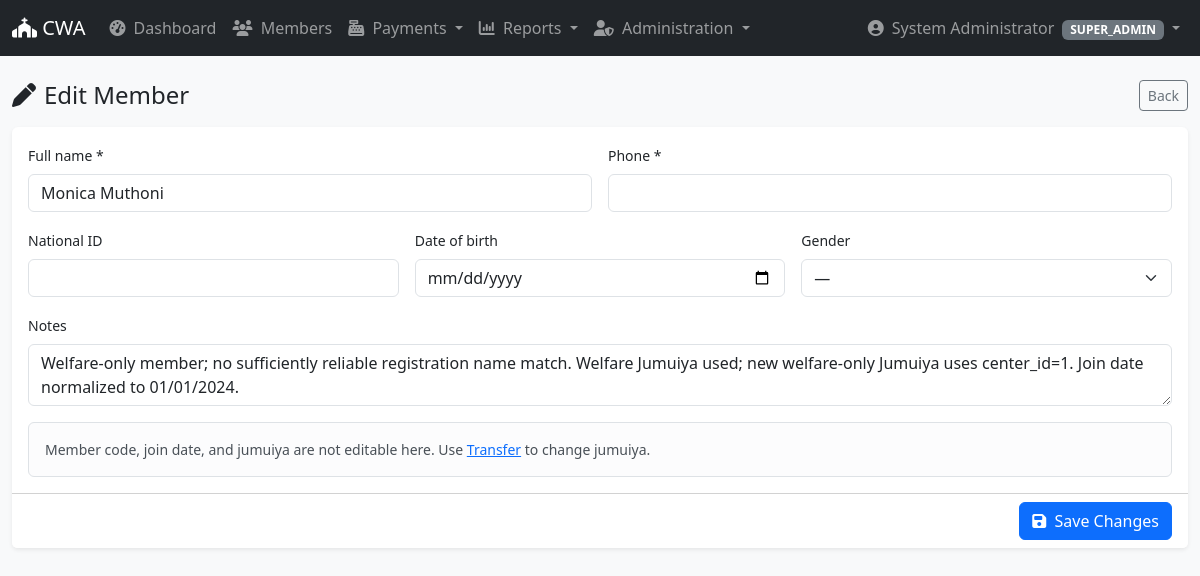
The page /members/edit.php?id=962 (signed in) on the database its author committed.
### tables this page shows
CREATE TABLE `members` (
  `id` int(10) unsigned NOT NULL AUTO_INCREMENT,
  `member_code` varchar(20) NOT NULL,
  `full_name` varchar(150) NOT NULL,
  `phone` varchar(30) DEFAULT NULL,
  `id_number` varchar(30) DEFAULT NULL,
  `gender` enum('MALE','FEMALE','OTHER') DEFAULT NULL,
  `date_of_birth` date DEFAULT NULL,
  `join_date` date DEFAULT NULL,
  `join_month` tinyint(3) unsigned NOT NULL,
  `jumuiya_id` int(10) unsigned NOT NULL,
  `status` enum('ACTIVE','INACTIVE','TRANSFERRED','DECEASED','LEFT','SUSPENDED') NOT NULL DEFAULT 'ACTIVE',
  `photo` varchar(255) DEFAULT NULL,
  `notes` text DEFAULT NULL,
  `created_by` int(10) unsigned DEFAULT NULL,
  `updated_by` int(10) unsigned DEFAULT NULL,
  `created_at` datetime NOT NULL DEFAULT current_timestamp(),
  `updated_at` datetime NOT NULL DEFAULT current_timestamp() ON UPDATE current_timestamp(),
  PRIMARY KEY (`id`),
  UNIQUE KEY `member_code` (`member_code`),
  UNIQUE KEY `uq_member_phone` (`phone`),
  KEY `idx_member_jumuiya` (`jumuiya_id`),
  KEY `idx_member_status` (`status`),
  KEY `idx_member_name` (`full_name`),
  KEY `fk_member_created_by` (`created_by`),
  KEY `fk_member_updated_by` (`updated_by`),
  CONSTRAINT `fk_member_created_by` FOREIGN KEY (`created_by`) REFERENCES `users` (`id`) ON DELETE SET NULL ON UPDATE CASCADE,
  CONSTRAINT `fk_member_jumuiya` FOREIGN KEY (`jumuiya_id`) REFERENCES `jumuiyas` (`id`) ON UPDATE CASCADE,
  CONSTRAINT `fk_member_updated_by` FOREIGN KEY (`updated_by`) REFERENCES `users` (`id`) ON DELETE SET NULL ON UPDATE CASCADE
);

### classes/Db.php (called while the page is built, shortened)
<?php
class Db
{
    private static ?PDO $pdo = null;
    public static function conn(): PDO
    {
        if (self::$pdo === null) {
            $config = require __DIR__ . '/../config/config.php';
            $db = $config['db'];
            $dsn = "mysql:host={$db['host']};port={$db['port']};dbname={$db['database']};charset={$db['charset']}";
            self::$pdo = new PDO($dsn, $db['username'], $db['password'], [
                PDO::ATTR_ERRMODE            => PDO::ERRMODE_EXCEPTION,
                PDO::ATTR_DEFAULT_FETCH_MODE => PDO::FETCH_ASSOC,
                PDO::ATTR_EMULATE_PREPARES   => false,
            ]);
        }
        return self::$pdo;
    }
    public static function q(string $sql, array $params = []): PDOStatement
    {
        $st = self::conn()->prepare($sql);
        $st->execute($params);
        return $st;
    }
    public static function one(string $sql, array $p = []): ?array
    {
        $r = self::q($sql, $p)->fetch();
        return $r === false ? null : $r;
    }
}

### classes/Member.php (called while the page is built, shortened)
<?php
class Member
{
    public static function find(int $id): ?array
    {
        return Db::one(
            "SELECT m.*, j.name AS jumuiya_name, j.id AS jumuiya_id,
                    c.name AS center_name, c.id AS center_id,
                    c.welfare_enabled
               FROM members m
               JOIN jumuiyas j ON j.id = m.jumuiya_id
               JOIN centers   c ON c.id = j.center_id
              WHERE m.id = :id",
            ['id' => $id]
        );
    }
}

### includes/helpers.php (called while the page is built, shortened)
<?php
function e(?string $v): string
{
    return htmlspecialchars((string)$v, ENT_QUOTES, 'UTF-8');
}

### members/edit.php (the view, shortened to what this page needs)
<?php
$id = (int)($_GET['id'] ?? 0);
$m  = Member::find($id);
require __DIR__ . '/../templates/layout/header.php';
?>
<div class="d-flex justify-content-between align-items-center mb-3">
    <h4 class="mb-0"><i class="fa-solid fa-pen me-2"></i>Edit Member</h4>
    <a href="view.php?id=<?= $id ?>" class="btn btn-outline-secondary btn-sm">Back</a>
</div>
<form method="post" class="card shadow-sm border-0">
    <div class="card-body row g-3">
        <div class="col-md-6">
            <label class="form-label small">Full name *</label>
            <input name="full_name" class="form-control" required value="<?= e($m['full_name']) ?>">
        </div>
        <div class="col-md-6">
            <label class="form-label small">Phone *</label>
            <input name="phone" class="form-control" required value="<?= e($m['phone']) ?>">
        </div>
        <div class="col-md-4">
            <label class="form-label small">National ID</label>
            <input name="id_number" class="form-control" value="<?= e($m['id_number'] ?? '') ?>">
        </div>
        <div class="col-md-4">
            <label class="form-label small">Date of birth</label>
            <input name="date_of_birth" type="date" class="form-control" value="<?= e($m['date_of_birth'] ?? '') ?>">
        </div>
        <div class="col-md-4">
            <label class="form-label small">Gender</label>
            <select name="gender" class="form-select">
                <option value="">—</option>
            </select>
        </div>
        <div class="col-12">
            <label class="form-label small">Notes</label>
            <textarea name="notes" class="form-control" rows="2"><?= e($m['notes'] ?? '') ?></textarea>
        </div>
        <div class="col-12">
            <div class="alert alert-light border small mb-0">
                Member code, join date, and jumuiya are not editable here.
                Use <a href="transfer.php?id=<?= $id ?>">Transfer</a> to change jumuiya.
            </div>
        </div>
    </div>
    <div class="card-footer bg-white text-end">
        <button class="btn btn-primary">
            <i class="fa-solid fa-floppy-disk me-1"></i> Save Changes
        </button>
    </div>
</form>
<?php require __DIR__ . '/../templates/layout/footer.php'; ?>

### rows shown on the page
members: full_name "Monica Muthoni", notes "Welfare-only member; no sufficiently reliable registration name match. Welfare Jumuiya used; new welfare-only Jumuiya uses center_id=1. Join date normalized to 01/01/2024."

### other values the page prints
$user['full_name'] "System Administrator"
$user['role_name'] "SUPER_ADMIN"
